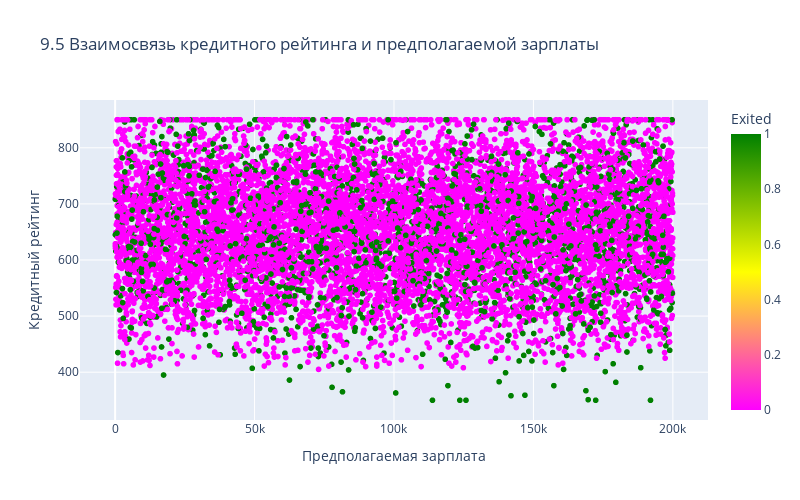

The code cell stored with this chart in its notebook:
### Markdown cell above
___

9.5. Постройте график, который показывает взаимосвязь кредитного рейтинга клиента и его предполагаемой зарплаты. Добавьте расцветку по признаку оттока клиентов. Какова взаимосвязь между признаками? Если не видите явной взаимосвязи, укажите это.

*Решение*

### Code cell
# Формируем и выводим диаграмму рассеяния
fig = px.scatter(
    data_frame=churn_data,                                            # Набор данных для диаграммы
    x='EstimatedSalary',                                              # Столбец с данными по оси х
    y='CreditScore',                                                  # Столбец с данными по оси у
    color='Exited',                                                   # Столбец с данными для цветовой гаммы
    color_continuous_scale=['fuchsia', 'yellow', 'green'],            # Салитра цветов
    height=500,                                                       # Высота диаграммы
    width=800,                                                        # Ширина диаграммы
    title='9.5 Взаимосвязь кредитного рейтинга и предполагаемой зарплаты',# Заголовок диаграммы
)
fig.update_xaxes(title_text='Предполагаемая зарплата')                   # Название оси x
fig.update_yaxes(title_text='Кредитный рейтинг')                         # Название оси y
#fig.write_image('images/9.5.png')                                       # Сохранение графика в папку Images
fig.show()                                                               # Вывод графика на экран

### Figure 1 — Plotly figure (JSON) as saved in the notebook; plotly's stock layout.template omitted (floating-point values rounded to 4 significant figures; data arrays with more than 128 entries replaced by an {"elided": "..."} marker saying what was removed)
{"data": [{"hovertemplate": "EstimatedSalary=%{x}<br>CreditScore=%{y}<br>Exited=%{marker.color}<extra></extra>", "legendgroup": "", "marker": {"color": {"elided": "10000 int values"}, "coloraxis": "coloraxis", "symbol": "circle"}, "mode": "markers", "name": "", "showlegend": false, "type": "scattergl", "x": {"elided": "10000 float values"}, "xaxis": "x", "y": {"elided": "10000 int values"}, "yaxis": "y"}], "layout": {"coloraxis": {"colorbar": {"title": {"text": "Exited"}}, "colorscale": [[0, "fuchsia"], [0.5, "yellow"], [1, "green"]]}, "height": 500, "legend": {"tracegroupgap": 0}, "title": {"text": "9.5 Взаимосвязь кредитного рейтинга и предполагаемой зарплаты"}, "width": 800, "xaxis": {"anchor": "y", "domain": [0, 1], "title": {"text": "Предполагаемая зарплата"}}, "yaxis": {"anchor": "x", "domain": [0, 1], "title": {"text": "Кредитный рейтинг"}}}}
